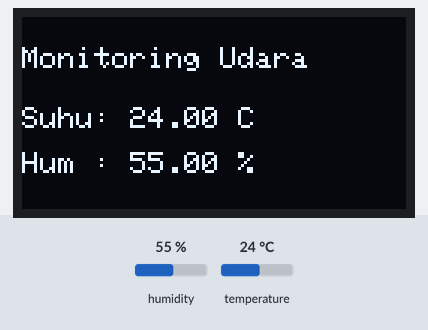
Simulated run of this sketch. Board: Arduino Uno, built with avr-gcc and run on an emulated ATmega328P. Shown: 128×64 one-colour display. The test bench sets the inputs (shaded band); at power-on: humidity 55 %, temperature 24 °C.

Above: at 2.9 s.
3.0 s: humidity set to 22 %
At 4.7 s:
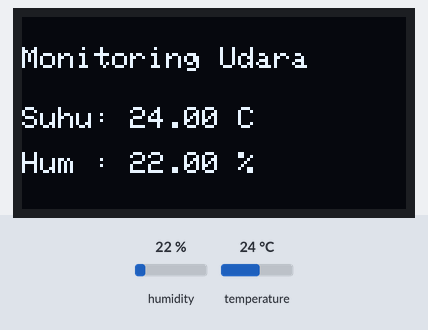
5.8 s: temperature set to 12 °C
At 7.0 s:
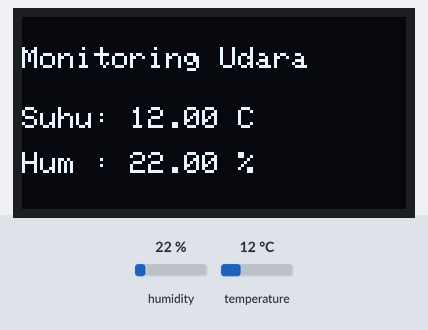
8.6 s: humidity set to 40 %
At 11.5 s:
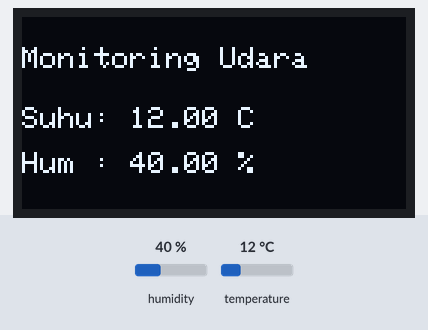
11.8 s: temperature set to 19 °C
Timing chart, 0 to 14.8 s (numbered marks = the images above; inputs shaded):
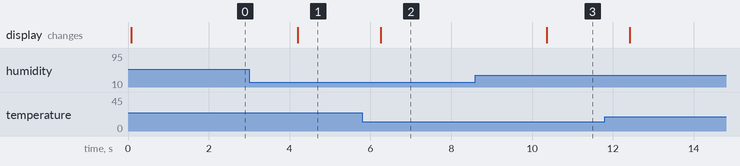

The sketch:

Display_DHT11.ino
```cpp
#include <Wire.h>
#include <Adafruit_GFX.h>
#include <Adafruit_SSD1306.h>
#include <DHT.h>

#define SCREEN_WIDTH 128
#define SCREEN_HEIGHT 64

#define DHTPIN 4
#define DHTTYPE DHT11

DHT dht(DHTPIN, DHTTYPE);
Adafruit_SSD1306 display(SCREEN_WIDTH, SCREEN_HEIGHT, &Wire, -1);

void setup() {
  Serial.begin(115200);
  dht.begin();

  if(!display.begin(SSD1306_SWITCHCAPVCC, 0x3C)) {
    Serial.println("OLED tidak ditemukan");
    for(;;);
  }
}

void loop() {
  float suhu = dht.readTemperature();
  float kelembaban = dht.readHumidity();

  display.clearDisplay();

  display.setTextSize(1);
  display.setTextColor(WHITE);

  display.setCursor(0, 10);
  display.println("Monitoring Udara");

  display.setCursor(0, 30);
  display.print("Suhu: ");
  display.print(suhu);
  display.println(" C");

  display.setCursor(0, 45);
  display.print("Hum : ");
  display.print(kelembaban);
  display.println(" %");

  display.display();

  delay(2000);
}
```

Measured:
- after the input at 3.0 s, the display: changes after 1.2 s (image 1)
- after the input at 5.8 s, the display: changes after 0.45 s (image 2)
- after the input at 8.6 s, the display: changes after 1.8 s (image 3)
